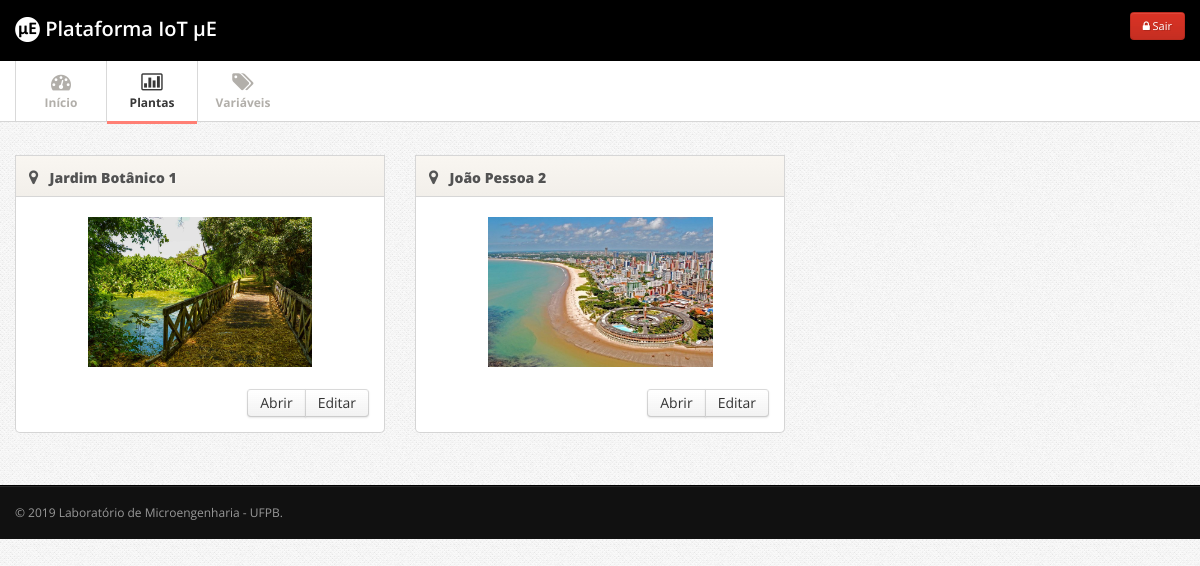
The page /colaborador/index.php?p=plantas (signed in) on the database its author committed.
### tables this page shows
CREATE TABLE IF NOT EXISTS `plantas` (
  `id` int(11) NOT NULL AUTO_INCREMENT,
  `nome` varchar(200) NOT NULL,
  `localizacao` varchar(200) NOT NULL,
  `inicio_operacao` varchar(50) NOT NULL,
  `responsavel` varchar(200) NOT NULL,
  `imagem` varchar(200) NOT NULL,
  `codigo_google_maps` text NOT NULL,
  PRIMARY KEY (`id`)
);

### colaborador/plantas.php (the view, shortened to what this page needs)
<?php
if(isset($_GET['acao'])){
	$acao = $_GET['acao'];
} else{
	$acao = 'ver_todas';
}
if($acao == 'ver_todas'){
$idUsuario = $_SESSION['usuarioId'];
$query = "SELECT plantas.id, plantas.nome, plantas.localizacao, plantas.inicio_operacao, plantas.responsavel, plantas.imagem, plantas.codigo_google_maps FROM plantas INNER JOIN acesso_plantas_usuarios ON plantas.id=acesso_plantas_usuarios.id_planta WHERE acesso_plantas_usuarios.id_usuario=$idUsuario ORDER BY plantas.nome ASC";
  $resultados = mysqli_query($conn, $query);
?>
<div class="row">
<?php
  while($resultado = mysqli_fetch_array($resultados)){
  if(isset($resultado)){
    $id = $resultado['id'];
    $nome = $resultado['nome'];
    $imagem = $resultado['imagem'];
  }
?>
	      <div class="span4">
	      		<div class="widget">
					<div class="widget-header">
						<i class="icon-map-marker"></i>
					<h3><?php echo $nome; ?></h3>
					</div>
					<div class="widget-content">
            <center>
              <img style="max-width: 300px; max-height: 150px; width: auto; height: auto;" src="../img/plantas/<?php echo $imagem; ?>" width="300" />
            </center>
            <br>
              <div class="btn-group pull-right">
                <button type="button" class="btn btn-sm btn-outline-secondary" onclick="location.href='index.php?p=plantas&acao=abrir&id=<?php echo $id; ?>&qtd=10&data=<?php echo date("Y-m-d"); ?>';">Abrir</button>
                <button type="button" class="btn btn-sm btn-outline-secondary" onclick="location.href='index.php?p=plantas_gerenciar&acao=editar&id=<?php echo $id; ?>';">Editar</button>
              </div>
					</div>
				</div>
      </div>
<?php
  }
?>
</div>
<?php
}
?>

### colaborador/css/style.css (style rules this page uses)
body { background: #f9f6f1; font: 13px/1.7em 'Open Sans'; }
input, button, select, textarea { font-family: 'Open Sans'; }
.widget { position: relative; clear: both; width: auto; margin-bottom: 2em; overflow: hidden; }
.widget-header { position: relative; height: 40px; line-height: 40px; background: #f9f6f1; background:-moz-linear-gradient(top, #f9f6f1 0%, #f2efea 100%); background:-webkit-gradient(linear, left top, left bottom, color-stop(0%,#f9f6f1), color-stop(100%,#f2efea)); background:-webkit-linear-gradient(top, #f9f6f1 0%,#f2efea 100%); background:-o-linear-gradient(top, #f9f6f1 0%,#f2efea 100%); background:-ms-linear-gradient(top, #f9f6f1 0%,#f2efea 100%); background:linear-gradient(top, #f9f6f1 0%,#f2efea 100%); filter: progid:DXImageTransform.Microsoft.gradient(startColorstr='#f9f6f1', endColorstr='#f2efea'); -ms-filter: "progid:DXImageTransform.Microsoft.gradient(startColorstr='#f9f6f1', endColorstr='#f2efea')"; border: 1px solid #d6d6d6; -webkit-background-clip: padding-box; }
.widget-header h3 { position: relative; top: 2px; left: 10px; display: inline-block; margin-right: 3em; font-size: 14px; font-weight: 800; color: #525252; line-height: 18px; text-shadow: 1px 1px 2px rgba(255,255,255,.5); }
.widget-header [class^="icon-"], .widget-header [class*=" icon-"] { display: inline-block; margin-left: 13px; margin-right: -2px; font-size: 16px; color: #555; vertical-align: middle; }
.widget-content { padding: 20px 15px 15px; background: #FFF; border: 1px solid #D5D5D5; -moz-border-radius: 5px; -webkit-border-radius: 5px; border-radius: 5px; }
.widget-header+.widget-content { border-top: none; -webkit-border-top-left-radius: 0; -webkit-border-top-right-radius: 0; -moz-border-radius-topleft: 0; -moz-border-radius-topright: 0; border-top-left-radius: 0; border-top-right-radius: 0; }
.widget-content:before, .widget-content:after { content:""; display:table; }
.widget-content:after { clear:both; }
.widget-content { zoom:1; }

### colaborador/css/pages/signin.css (style rules this page uses)
body { background: url(../../img/body-bg.png); color:#838383; font: 13px/1.7em 'Open Sans'; }

### rows shown on the page
plantas: nome "Jardim Botânico 1", imagem (picture)
plantas: nome "João Pessoa 2", imagem (picture)
